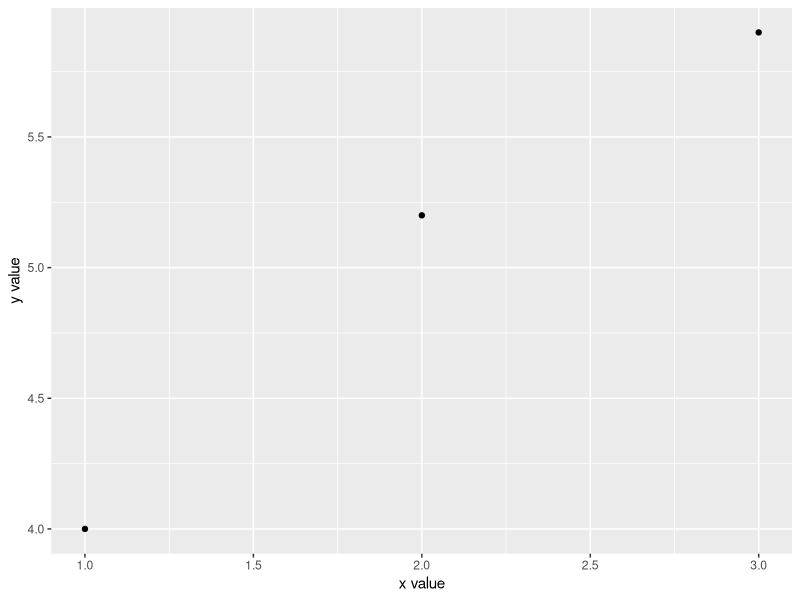
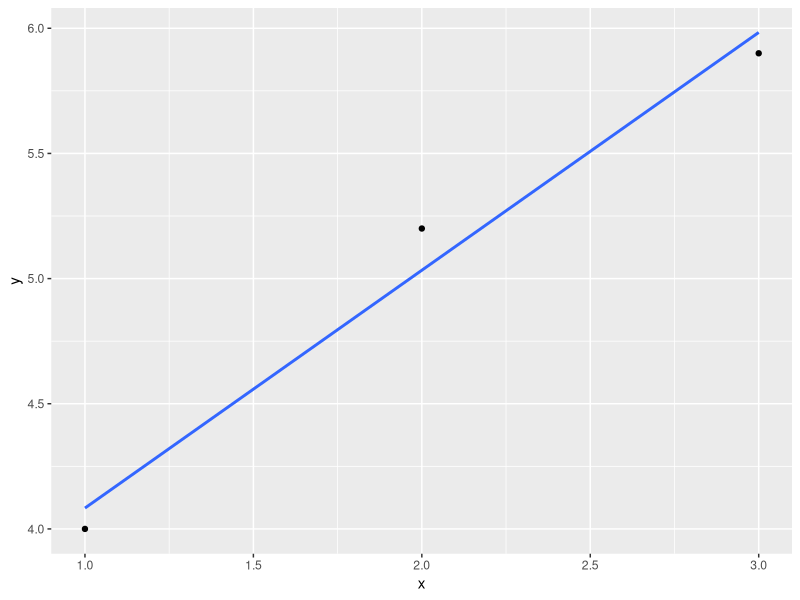
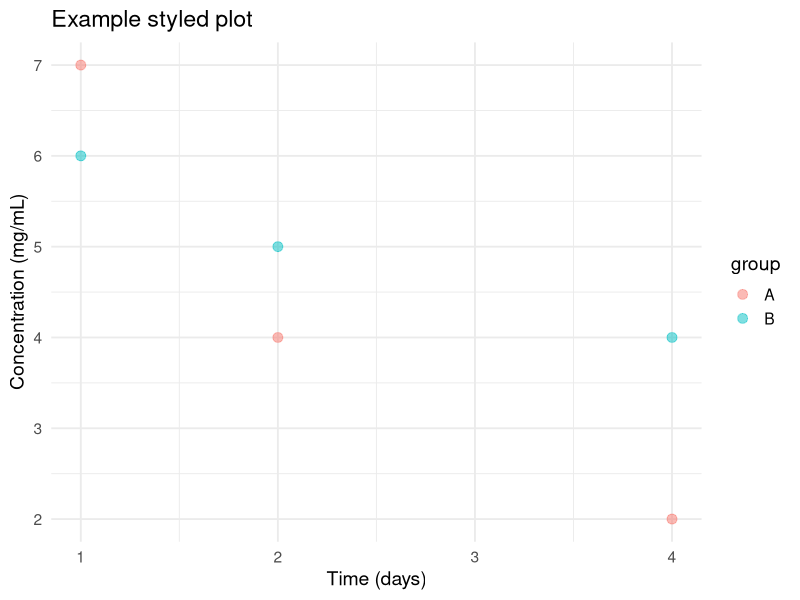

Write R code to recreate these figures, in order.
## ---- chunk 1
#| echo: false
#| message: false
#| warning: false
library(tidyverse)
## ---- chunk 2
2 + 2
10 / 4
2^3        # exponent (2 to the power of 3)
(5 + 3) * 2
## ---- chunk 3
x <- 5
y <- 2
x * y
## ---- chunk 4
x
## ---- chunk 5
temps_C <- c(20, 25, 30, 35)
temps_C
## ---- chunk 6
temps_C + 273.15
## ---- chunk 7
temps_C[1]     # first element
temps_C[2:3]   # second and third elements
## ---- chunk 8
5 > 3
5 == 5     # note: == tests equality, a single = does not
5 != 3     # "not equal to"
## ---- chunk 9
temps_C > 25
## ---- chunk 10
temps_C > 20 & temps_C < 35
## ---- chunk 11
sqrt(16)
mean(temps_C)
round(3.14159, 2)
## ---- chunk 12
df <- tibble(x = c(1, 2, 3), y = c(4, 5.2, 5.9))
df
## ---- chunk 13
glimpse(df)   # column names, data types, and the first few values
## ---- chunk 14
df$x
## ---- chunk 15
mutate(df, z = x + y)
## ---- chunk 16
df <- mutate(df, z = x + y)
## ---- chunk 17
mutate(df, z = x + y, w = z * 2)
## ---- chunk 18
filter(df, x > 1)
## ---- chunk 19
arrange(df, y)
## ---- chunk 20
arrange(df, desc(y))
## ---- chunk 21
slice(df, 1)      # first row only
slice(df, 1:2)    # first two rows
## ---- chunk 22
slice(arrange(mutate(df, z = x + y), desc(z)), 1)
## ---- chunk 23
df %>%
  mutate(z = x + y) %>%
  arrange(desc(z)) %>%
  slice(1)
## ---- chunk 24
log(10)    # natural log (ln), not log base 10
exp(1)     # e to the power of 1
## ---- chunk 25
model <- lm(y ~ x, data = df)
## ---- chunk 26
coef(model)
## ---- chunk 27
summary(model)$r.squared
## ---- chunk 28
ggplot(df, aes(x = x, y = y)) +
  geom_point() +
  labs(x = "x value", y = "y value")
## ---- chunk 29
ggplot(df, aes(x = x, y = y)) +
  geom_point() +
  geom_smooth(method = "lm", se = FALSE)
## ---- chunk 30
df_demo <- tibble(
  x     = c(1, 2, 4, 1, 2, 4),
  y     = c(7, 4, 2, 6, 5, 4),
  group = c("A", "A", "A", "B", "B", "B")
)

ggplot(df_demo, aes(x = x, y = y, color = group)) +
  geom_point(size = 3, alpha = 0.5) +
  labs(x = "Time (days)", y = "Concentration (mg/mL)",
       title = "Example styled plot") +
  theme_minimal(base_size = 14)
## ---- chunk 31
result <- 3.14159265
cat("Result =", signif(result, 3))
